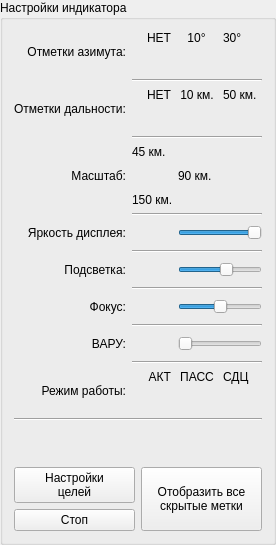
     <widget class="QGroupBox" name="BoxIndicatorSettings">
      <property name="sizePolicy">
       <sizepolicy hsizetype="Fixed" vsizetype="Preferred">
        <horstretch>0</horstretch>
        <verstretch>0</verstretch>
       </sizepolicy>
      </property>
      <property name="title">
       <string>Настройки индикатора</string>
      </property>
      <layout class="QGridLayout" name="gridLayout_18">
       <item row="0" column="0">
        <layout class="QGridLayout" name="LayoutIndicatorSettings">
         <item row="1" column="0">
          <widget class="Line" name="line">
           <property name="orientation">
            <enum>Qt::Horizontal</enum>
           </property>
          </widget>
         </item>
         <item row="3" column="0">
          <layout class="QGridLayout" name="LayoutIndicatorSettingsButtons">
           <item row="1" column="1">
            <widget class="QPushButton" name="ChangeViewStateAll">
             <property name="sizePolicy">
              <sizepolicy hsizetype="Expanding" vsizetype="Minimum">
               <horstretch>0</horstretch>
               <verstretch>0</verstretch>
              </sizepolicy>
             </property>
             <property name="cursor">
              <cursorShape>PointingHandCursor</cursorShape>
             </property>
             <property name="text">
              <string>Отобразить все
скрытые метки</string>
             </property>
            </widget>
           </item>
           <item row="1" column="0">
            <layout class="QGridLayout" name="LayoutIndicatorSettingsAdvanced">
             <item row="0" column="0">
              <widget class="QPushButton" name="SetTargetsSettings">
               <property name="sizePolicy">
                <sizepolicy hsizetype="Expanding" vsizetype="Minimum">
                 <horstretch>0</horstretch>
                 <verstretch>0</verstretch>
                </sizepolicy>
               </property>
               <property name="cursor">
                <cursorShape>PointingHandCursor</cursorShape>
               </property>
               <property name="text">
                <string>Настройки
целей</string>
               </property>
              </widget>
             </item>
             <item row="1" column="0">
              <widget class="QPushButton" name="ChangeLocatorState">
               <property name="sizePolicy">
                <sizepolicy hsizetype="Expanding" vsizetype="Minimum">
                 <horstretch>0</horstretch>
                 <verstretch>0</verstretch>
                </sizepolicy>
               </property>
               <property name="cursor">
                <cursorShape>PointingHandCursor</cursorShape>
               </property>
               <property name="text">
                <string>Стоп</string>
               </property>
              </widget>
             </item>
            </layout>
           </item>
          </layout>
         </item>
         <item row="0" column="0">
          <layout class="QGridLayout" name="LayoutIndicatorSettingsOptions">
           <item row="5" column="1">
            <widget class="Line" name="LineSeparatorGroupScale">
             <property name="orientation">
              <enum>Qt::Horizontal</enum>
             </property>
            </widget>
           </item>
           <item row="14" column="0" alignment="Qt::AlignRight|Qt::AlignVCenter">
            <widget class="QLabel" name="LabelWorkVariant">
             <property name="text">
              <string>Режим работы:</string>
             </property>
             <property name="alignment">
              <set>Qt::AlignRight|Qt::AlignTrailing|Qt::AlignVCenter</set>
             </property>
            </widget>
           </item>
           <item row="8" column="1">
            <layout class="QGridLayout" name="LayoutLightningButton" columnstretch="0,3">
             <item row="0" column="0" alignment="Qt::AlignLeft|Qt::AlignVCenter">
              <widget class="QPushButton" name="ChangeIndicatorLightningButton">
               <property name="sizePolicy">
                <sizepolicy hsizetype="Fixed" vsizetype="Fixed">
                 <horstretch>0</horstretch>
                 <verstretch>0</verstretch>
                </sizepolicy>
               </property>
               <property name="cursor">
                <cursorShape>OpenHandCursor</cursorShape>
               </property>
               <property name="focusPolicy">
                <enum>Qt::TabFocus</enum>
               </property>
               <property name="styleSheet">
                <string notr="true">background-color: rgba(255, 255, 255, 0);</string>
               </property>
               <property name="text">
                <string/>
               </property>
               <property name="icon">
                <iconset resource="Common.qrc">
                 <normaloff>:/buttons/reo_knob.png</normaloff>:/buttons/reo_knob.png</iconset>
               </property>
               <property name="iconSize">
                <size>
                 <width>20</width>
                 <height>20</height>
                </size>
               </property>
               <property name="flat">
                <bool>true</bool>
               </property>
              </widget>
             </item>
             <item row="0" column="1" alignment="Qt::AlignHCenter|Qt::AlignVCenter">
              <widget class="QSlider" name="ChangeIndicatorLightning">
               <property name="sizePolicy">
                <sizepolicy hsizetype="Fixed" vsizetype="Fixed">
                 <horstretch>0</horstretch>
                 <verstretch>0</verstretch>
                </sizepolicy>
               </property>
               <property name="cursor">
                <cursorShape>OpenHandCursor</cursorShape>
               </property>
               <property name="maximum">
                <number>100</number>
               </property>
               <property name="value">
                <number>60</number>
               </property>
               <property name="orientation">
                <enum>Qt::Horizontal</enum>
               </property>
              </widget>
             </item>
            </layout>
           </item>
           <item row="1" column="1">
            <widget class="Line" name="LineSeparatorGroupAzimuth">
             <property name="orientation">
              <enum>Qt::Horizontal</enum>
             </property>
            </widget>
           </item>
           <item row="12" column="1">
            <layout class="QGridLayout" name="LayoutVaruButton" columnstretch="0,3">
             <item row="0" column="0" alignment="Qt::AlignLeft|Qt::AlignVCenter">
              <widget class="QPushButton" name="ChangeIndicatorVARUButton">
               <property name="sizePolicy">
                <sizepolicy hsizetype="Fixed" vsizetype="Fixed">
                 <horstretch>0</horstretch>
                 <verstretch>0</verstretch>
                </sizepolicy>
               </property>
               <property name="cursor">
                <cursorShape>OpenHandCursor</cursorShape>
               </property>
               <property name="focusPolicy">
                <enum>Qt::TabFocus</enum>
               </property>
               <property name="styleSheet">
                <string notr="true">background-color: rgba(255, 255, 255, 0);</string>
               </property>
               <property name="text">
                <string/>
               </property>
               <property name="icon">
                <iconset resource="Common.qrc">
                 <normaloff>:/buttons/reo_knob.png</normaloff>:/buttons/reo_knob.png</iconset>
               </property>
               <property name="iconSize">
                <size>
                 <width>20</width>
                 <height>20</height>
                </size>
               </property>
               <property name="flat">
                <bool>true</bool>
               </property>
              </widget>
             </item>
             <item row="0" column="1" alignment="Qt::AlignHCenter|Qt::AlignVCenter">
              <widget class="QSlider" name="ChangeIndicatorVARU">
               <property name="sizePolicy">
                <sizepolicy hsizetype="Fixed" vsizetype="Fixed">
                 <horstretch>0</horstretch>
                 <verstretch>0</verstretch>
                </sizepolicy>
               </property>
               <property name="cursor">
                <cursorShape>OpenHandCursor</cursorShape>
               </property>
               <property name="maximum">
                <number>200</number>
               </property>
               <property name="value">
                <number>0</number>
               </property>
               <property name="orientation">
                <enum>Qt::Horizontal</enum>
               </property>
              </widget>
             </item>
            </layout>
           </item>
           <item row="0" column="0" alignment="Qt::AlignRight|Qt::AlignVCenter">
            <widget class="QLabel" name="LabelAzimuthMarks">
             <property name="text">
              <string>Отметки азимута:</string>
             </property>
             <property name="alignment">
              <set>Qt::AlignRight|Qt::AlignTrailing|Qt::AlignVCenter</set>
             </property>
            </widget>
           </item>
           <item row="12" column="0" alignment="Qt::AlignRight|Qt::AlignVCenter">
            <widget class="QLabel" name="LabelVARU">
             <property name="text">
              <string>ВАРУ:</string>
             </property>
             <property name="alignment">
              <set>Qt::AlignRight|Qt::AlignTrailing|Qt::AlignVCenter</set>
             </property>
            </widget>
           </item>
           <item row="4" column="0" alignment="Qt::AlignRight|Qt::AlignVCenter">
            <widget class="QLabel" name="LabelScale">
             <property name="text">
              <string>Масштаб:</string>
             </property>
             <property name="alignment">
              <set>Qt::AlignRight|Qt::AlignTrailing|Qt::AlignVCenter</set>
             </property>
            </widget>
           </item>
           <item row="8" column="0" alignment="Qt::AlignRight|Qt::AlignVCenter">
            <widget class="QLabel" name="LabelDisplayLightning">
             <property name="text">
              <string>Подсветка:</string>
             </property>
             <property name="alignment">
              <set>Qt::AlignRight|Qt::AlignTrailing|Qt::AlignVCenter</set>
             </property>
            </widget>
           </item>
           <item row="14" column="1">
            <layout class="QGridLayout" name="LayoutWorkVariantButton">
             <item row="0" column="0">
              <layout class="QGridLayout" name="LayoutWorkVariantButtonLabels">
               <item row="0" column="0" alignment="Qt::AlignRight|Qt::AlignVCenter">
                <widget class="QLabel" name="LabelWorkVariantAKT">
                 <property name="text">
                  <string>АКТ</string>
                 </property>
                 <property name="alignment">
                  <set>Qt::AlignRight|Qt::AlignTrailing|Qt::AlignVCenter</set>
                 </property>
                </widget>
               </item>
               <item row="0" column="1" alignment="Qt::AlignHCenter|Qt::AlignVCenter">
                <widget class="QLabel" name="LabelWorkVariantPASS">
                 <property name="text">
                  <string>ПАСС</string>
                 </property>
                 <property name="alignment">
                  <set>Qt::AlignCenter</set>
                 </property>
                </widget>
               </item>
               <item row="0" column="2" alignment="Qt::AlignLeft|Qt::AlignVCenter">
                <widget class="QLabel" name="LabelWorkVariantSDC">
                 <property name="text">
                  <string>СДЦ</string>
                 </property>
                </widget>
               </item>
              </layout>
             </item>
             <item row="1" column="0" alignment="Qt::AlignHCenter|Qt::AlignVCenter">
              <widget class="QPushButton" name="SelectWorkVariant">
               <property name="cursor">
                <cursorShape>OpenHandCursor</cursorShape>
               </property>
               <property name="focusPolicy">
                <enum>Qt::TabFocus</enum>
               </property>
               <property name="layoutDirection">
                <enum>Qt::LeftToRight</enum>
               </property>
               <property name="styleSheet">
                <string notr="true">background-color: rgba(255, 255, 255, 0);</string>
               </property>
               <property name="text">
                <string/>
               </property>
               <property name="icon">
                <iconset>
                 <normaloff>:/buttons/knob</normaloff>:/buttons/knob</iconset>
               </property>
               <property name="iconSize">
                <size>
                 <width>20</width>
                 <height>20</height>
                </size>
               </property>
               <property name="flat">
                <bool>true</bool>
               </property>
              </widget>
             </item>
            </layout>
           </item>
           <item row="10" column="1">
            <layout class="QGridLayout" name="LayoutFocusButton" columnstretch="0,3">
             <item row="0" column="0" alignment="Qt::AlignLeft">
              <widget class="QPushButton" name="ChangeIndicatorFocusButton">
               <property name="sizePolicy">
                <sizepolicy hsizetype="Fixed" vsizetype="Fixed">
                 <horstretch>0</horstretch>
                 <verstretch>0</verstretch>
                </sizepolicy>
               </property>
               <property name="cursor">
                <cursorShape>OpenHandCursor</cursorShape>
               </property>
               <property name="focusPolicy">
                <enum>Qt::TabFocus</enum>
               </property>
               <property name="styleSheet">
                <string notr="true">background-color: rgba(255, 255, 255, 0);</string>
               </property>
               <property name="text">
                <string/>
               </property>
               <property name="icon">
                <iconset resource="Common.qrc">
                 <normaloff>:/buttons/reo_knob.png</normaloff>:/buttons/reo_knob.png</iconset>
               </property>
               <property name="iconSize">
                <size>
                 <width>20</width>
                 <height>20</height>
                </size>
               </property>
               <property name="flat">
                <bool>true</bool>
               </property>
              </widget>
             </item>
             <item row="0" column="1" alignment="Qt::AlignVCenter">
              <widget class="QSlider" name="ChangeIndicatorFocus">
               <property name="sizePolicy">
                <sizepolicy hsizetype="Fixed" vsizetype="Fixed">
                 <horstretch>0</horstretch>
                 <verstretch>0</verstretch>
                </sizepolicy>
               </property>
               <property name="cursor">
                <cursorShape>OpenHandCursor</cursorShape>
               </property>
               <property name="minimum">
                <number>-400</number>
               </property>
               <property name="maximum">
                <number>400</number>
               </property>
               <property name="value">
                <number>0</number>
               </property>
               <property name="orientation">
                <enum>Qt::Horizontal</enum>
               </property>
              </widget>
             </item>
            </layout>
           </item>
           <item row="6" column="0" alignment="Qt::AlignRight|Qt::AlignVCenter">
            <widget class="QLabel" name="LabelBrightness">
             <property name="text">
              <string>Яркость дисплея:</string>
             </property>
             <property name="alignment">
              <set>Qt::AlignRight|Qt::AlignTrailing|Qt::AlignVCenter</set>
             </property>
            </widget>
           </item>
           <item row="2" column="1">
            <layout class="QGridLayout" name="LayoutRangeButton">
             <item row="0" column="0">
              <layout class="QGridLayout" name="LayoutRangeButtonLabels">
               <item row="0" column="0" alignment="Qt::AlignRight|Qt::AlignVCenter">
                <widget class="QLabel" name="LabelRangeMarksNo">
                 <property name="text">
                  <string>НЕТ</string>
                 </property>
                 <property name="alignment">
                  <set>Qt::AlignRight|Qt::AlignTrailing|Qt::AlignVCenter</set>
                 </property>
                </widget>
               </item>
               <item row="0" column="1" alignment="Qt::AlignHCenter|Qt::AlignVCenter">
                <widget class="QLabel" name="LabelRangeMarks10">
                 <property name="text">
                  <string>10 км.</string>
                 </property>
                 <property name="alignment">
                  <set>Qt::AlignCenter</set>
                 </property>
                </widget>
               </item>
               <item row="0" column="2" alignment="Qt::AlignLeft|Qt::AlignVCenter">
                <widget class="QLabel" name="LabelRangeMarks50">
                 <property name="text">
                  <string>50 км.</string>
                 </property>
                </widget>
               </item>
              </layout>
             </item>
             <item row="1" column="0" alignment="Qt::AlignHCenter|Qt::AlignVCenter">
              <widget class="QPushButton" name="SelectRangeMarks">
               <property name="cursor">
                <cursorShape>OpenHandCursor</cursorShape>
               </property>
               <property name="focusPolicy">
                <enum>Qt::TabFocus</enum>
               </property>
               <property name="styleSheet">
                <string notr="true">background-color: rgba(255, 255, 255, 0);</string>
               </property>
               <property name="text">
                <string/>
               </property>
               <property name="icon">
                <iconset>
                 <normaloff>:/buttons/knob</normaloff>:/buttons/knob</iconset>
               </property>
               <property name="iconSize">
                <size>
                 <width>20</width>
                 <height>20</height>
                </size>
               </property>
               <property name="flat">
                <bool>true</bool>
               </property>
              </widget>
             </item>
            </layout>
           </item>
           <item row="4" column="1">
            <layout class="QGridLayout" name="LayoutScaleButton">
             <item row="2" column="0">
              <widget class="QLabel" name="LabelScale150">
               <property name="text">
                <string>150 км.</string>
               </property>
               <property name="alignment">
                <set>Qt::AlignLeading|Qt::AlignLeft|Qt::AlignVCenter</set>
               </property>
              </widget>
             </item>
             <item row="0" column="0">
              <widget class="QLabel" name="LabelScale45">
               <property name="text">
                <string>45 км.</string>
               </property>
              </widget>
             </item>
             <item row="1" column="0">
              <layout class="QGridLayout" name="LayoutScaleButtonLabels" columnstretch="0,3">
               <item row="0" column="0" alignment="Qt::AlignLeft|Qt::AlignVCenter">
                <widget class="QPushButton" name="SelectScale">
                 <property name="cursor">
                  <cursorShape>OpenHandCursor</cursorShape>
                 </property>
                 <property name="focusPolicy">
                  <enum>Qt::TabFocus</enum>
                 </property>
                 <property name="styleSheet">
                  <string notr="true">background-color: rgba(255, 255, 255, 0);</string>
                 </property>
                 <property name="text">
                  <string/>
                 </property>
                 <property name="icon">
                  <iconset resource="Common.qrc">
                   <normaloff>:/buttons/switch_up.png</normaloff>:/buttons/switch_up.png</iconset>
                 </property>
                 <property name="iconSize">
                  <size>
                   <width>20</width>
                   <height>20</height>
                  </size>
                 </property>
                 <property name="flat">
                  <bool>true</bool>
                 </property>
                </widget>
               </item>
               <item row="0" column="1">
                <widget class="QLabel" name="LabelScale90">
                 <property name="text">
                  <string>90 км.</string>
                 </property>
                </widget>
               </item>
              </layout>
             </item>
            </layout>
           </item>
           <item row="2" column="0" alignment="Qt::AlignRight|Qt::AlignVCenter">
            <widget class="QLabel" name="LabelRangeMarks">
             <property name="text">
              <string>Отметки дальности:</string>
             </property>
             <property name="alignment">
              <set>Qt::AlignRight|Qt::AlignTrailing|Qt::AlignVCenter</set>
             </property>
            </widget>
           </item>
           <item row="0" column="1">
            <layout class="QGridLayout" name="LayoutAzimuthButton">
             <item row="0" column="0">
              <layout class="QGridLayout" name="LayoutAzimuthButtonLabels">
               <item row="0" column="0" alignment="Qt::AlignRight|Qt::AlignVCenter">
                <widget class="QLabel" name="LabelAzimuthMarksNo">
                 <property name="text">
                  <string>НЕТ</string>
                 </property>
                 <property name="alignment">
                  <set>Qt::AlignRight|Qt::AlignTrailing|Qt::AlignVCenter</set>
                 </property>
                </widget>
               </item>
               <item row="0" column="1" alignment="Qt::AlignHCenter|Qt::AlignVCenter">
                <widget class="QLabel" name="LabelAzimuthMarks10">
                 <property name="text">
                  <string>10°</string>
                 </property>
                 <property name="alignment">
                  <set>Qt::AlignCenter</set>
                 </property>
                </widget>
               </item>
               <item row="0" column="2" alignment="Qt::AlignLeft|Qt::AlignVCenter">
                <widget class="QLabel" name="LabelAzimuthMarks30">
                 <property name="text">
                  <string>30°</string>
                 </property>
                </widget>
               </item>
              </layout>
             </item>
             <item row="1" column="0" alignment="Qt::AlignHCenter|Qt::AlignVCenter">
              <widget class="QPushButton" name="SelectAzimuthMarks">
               <property name="cursor">
                <cursorShape>OpenHandCursor</cursorShape>
               </property>
               <property name="focusPolicy">
                <enum>Qt::TabFocus</enum>
               </property>
               <property name="styleSheet">
                <string notr="true">background-color: rgba(255, 255, 255, 0);</string>
               </property>
               <property name="text">
                <string/>
               </property>
               <property name="icon">
                <iconset>
                 <normaloff>:/buttons/knob</normaloff>:/buttons/knob</iconset>
               </property>
               <property name="iconSize">
                <size>
                 <width>20</width>
                 <height>20</height>
                </size>
               </property>
               <property name="flat">
                <bool>true</bool>
               </property>
              </widget>
             </item>
            </layout>
           </item>
           <item row="6" column="1">
            <layout class="QGridLayout" name="LayoutBrightnessButton" columnstretch="0,3">
             <item row="0" column="0" alignment="Qt::AlignLeft|Qt::AlignVCenter">
              <widget class="QPushButton" name="ChangeIndicatorBrightnessButton">
               <property name="sizePolicy">
                <sizepolicy hsizetype="Fixed" vsizetype="Fixed">
                 <horstretch>0</horstretch>
                 <verstretch>0</verstretch>
                </sizepolicy>
               </property>
               <property name="cursor">
                <cursorShape>OpenHandCursor</cursorShape>
               </property>
               <property name="focusPolicy">
                <enum>Qt::TabFocus</enum>
               </property>
               <property name="styleSheet">
                <string notr="true">background-color: rgba(255, 255, 255, 0);</string>
               </property>
               <property name="text">
                <string/>
               </property>
               <property name="icon">
                <iconset resource="Common.qrc">
                 <normaloff>:/buttons/reo_knob.png</normaloff>:/buttons/reo_knob.png</iconset>
               </property>
               <property name="iconSize">
                <size>
                 <width>20</width>
                 <height>20</height>
                </size>
               </property>
               <property name="flat">
                <bool>true</bool>
               </property>
              </widget>
             </item>
             <item row="0" column="1" alignment="Qt::AlignHCenter|Qt::AlignVCenter">
              <widget class="QSlider" name="ChangeIndicatorBrightness">
               <property name="sizePolicy">
                <sizepolicy hsizetype="Fixed" vsizetype="Fixed">
                 <horstretch>0</horstretch>
                 <verstretch>0</verstretch>
                </sizepolicy>
               </property>
               <property name="cursor">
                <cursorShape>OpenHandCursor</cursorShape>
               </property>
               <property name="maximum">
                <number>100</number>
               </property>
               <property name="value">
                <number>100</number>
               </property>
               <property name="orientation">
                <enum>Qt::Horizontal</enum>
               </property>
              </widget>
             </item>
            </layout>
           </item>
           <item row="10" column="0" alignment="Qt::AlignRight|Qt::AlignVCenter">
            <widget class="QLabel" name="LabelFocus">
             <property name="text">
              <string>Фокус:</string>
             </property>
             <property name="alignment">
              <set>Qt::AlignRight|Qt::AlignTrailing|Qt::AlignVCenter</set>
             </property>
            </widget>
           </item>
           <item row="3" column="1">
            <widget class="Line" name="LineSeparatorGroupRange">
             <property name="orientation">
              <enum>Qt::Horizontal</enum>
             </property>
            </widget>
           </item>
           <item row="11" column="1">
            <widget class="Line" name="LineSeparatorGroupFocus">
             <property name="orientation">
              <enum>Qt::Horizontal</enum>
             </property>
            </widget>
           </item>
           <item row="7" column="1">
            <widget class="Line" name="LineSeparatorGroupBrightness">
             <property name="orientation">
              <enum>Qt::Horizontal</enum>
             </property>
            </widget>
           </item>
           <item row="9" column="1">
            <widget class="Line" name="LineSeparatorGroupLightning">
             <property name="orientation">
              <enum>Qt::Horizontal</enum>
             </property>
            </widget>
           </item>
           <item row="13" column="1">
            <widget class="Line" name="LineSeparatorGroupVARU">
             <property name="orientation">
              <enum>Qt::Horizontal</enum>
             </property>
            </widget>
           </item>
          </layout>
         </item>
         <item row="2" column="0">
          <spacer name="verticalSpacer">
           <property name="orientation">
            <enum>Qt::Vertical</enum>
           </property>
           <property name="sizeHint" stdset="0">
            <size>
             <width>20</width>
             <height>40</height>
            </size>
           </property>
          </spacer>
         </item>
        </layout>
       </item>
      </layout>
     </widget>
